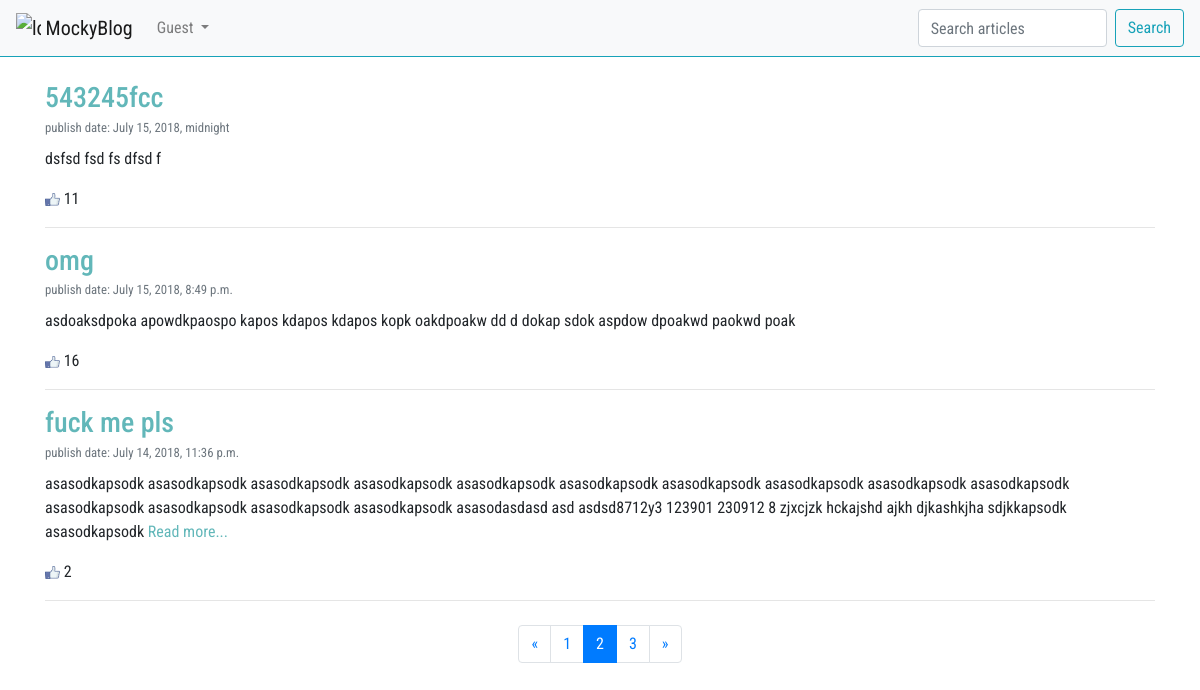
The page /page/2/ on the database its author committed.
### article/models.py (models this page shows, shortened)
class Article(models.Model):
    class Meta:
        db_table = "Article"
    article_title = models.CharField(max_length=200)
    article_text = models.TextField()
    article_date = models.DateTimeField(null=True)
    article_likes = models.IntegerField(default=0)

### article/views.py (the view)
# urls.py: url(r'^page/(\d+)/$', views.articles, name="post_with_pages"),
def articles(request, page_number=1):
    all_articles = Article.objects.all()[::-1]
    current_page = Paginator(all_articles, 3)
    return render(request, template_name='article/articles.html',
                  context={
                      'articles': current_page.page(page_number),
                      'user': auth.get_user(request)
                  })

### article/templates/article/articles.html (shortened to what this page needs)
{% extends 'index.html' %}
{% load static %}
{% block article %}
    <main>
        {% if search_res %}
            <div class="container mt-4">
                {% for article in search_res %}
                    <h3 class="mb-0 pb-0">
                        <a style="color: #62B7B9" href="/article/{{ article.id }}/">{{ article.article_title }}</a>
                    </h3>
                    <small class="text-muted mt-0 pt-0">publish date: {{ article.article_date }}</small>
                    <div class="article_text mt-2 mb-0">
                        {% if article.article_text|length < 300 %}
                            <p> {{ article.article_text }}</p>
                        {% else %}
                            <p>
                                {{ article.article_text|slice:"0:300" }}
                                <a style="color: #62B7B9" href="/article/{{ article.id }}/">Read more...</a>
                            </p>
                        {% endif %}
                    </div>
                    <div class="mt-0">
                        <a href="/article/addlike/{{ article.id }}/">
                            <img src='{% static "likes.png" %}' width="15" alt="likes">
                        </a>
                        {{ article.article_likes }}
                    </div>
                    <hr>
                {% endfor %}
            </div>
            <div class="container mt-4">
                <nav aria-label="Page navigation">
                    <ul class="pagination justify-content-center">
                        {% if search_res.has_previous %}
                            <li class="page-item">
                                <a class="page-link" href="/find/{{ search_res.previous_page_number }}/?q={{ q }}"
                                   aria-label="Previous">
                                    <span aria-hidden="true">&laquo;</span>
                                    <span class="sr-only">Previous</span>
                                </a>
                            </li>
                        {% else %}
                            <li class="page-item disabled">
                                <a class="page-link" href="" aria-label="Previous">
                                    <span aria-hidden="true">&laquo;</span>
                                    <span class="sr-only">Previous</span>
                                </a>
                            </li>
                        {% endif %}
                        {% for page in search_res.paginator.page_range %}
                            {% if page == search_res.number %}
                                <li class="page-item active">
                                    <a class="page-link" href="/find/{{ page }}//?q={{ q }}">
                                        {{ page }}
                                        <span class="sr-only">(current)</span>
                                    </a>
                                </li>
                            {% else %}
                                <li class="page-item"><a href="/find/{{ page }}/?q={{ q }}"
                                                         class="page-link">{{ page }}</a></li>
                            {% endif %}
                        {% endfor %}
                        {% if search_res.has_next %}
                            <li class="page-item">
                                <a class="page-link" href="/find/{{ search_res.next_page_number }}/?q={{ q }}">&raquo;</a>
                            </li>
                        {% else %}
                            <li class="page-item disabled">
                                <a class="page-link" href="">&raquo;</a>
                            </li>
                        {% endif %}
                    </ul>
                </nav>
            </div>
        {% else %}
            <div class="container mt-4">
                {% for article in articles %}
                    <h3 class="mb-0 pb-0">
                        <a style="color: #62B7B9" href="/article/{{ article.id }}/">{{ article.article_title }}</a>
                    </h3>
                    <small class="text-muted mt-0 pt-0">publish date: {{ article.article_date }}</small>
                    <div class="article_text mt-2 mb-0">
                        {% if article.article_text|length < 300 %}
                            <p> {{ article.article_text }}</p>
                        {% else %}
                            <p>
                                {{ article.article_text|slice:"0:300" }}
                                <a style="color: #62B7B9" href="/article/{{ article.id }}">Read more...</a>
                            </p>
                        {% endif %}
                    </div>
                    <div class="mt-0">
                        <a href="/article/addlike/{{ article.id }}/">
                            <img src='{% static "likes.png" %}' width="15" alt="likes">
                        </a>
                        {{ article.article_likes }}
                    </div>
                    <hr>
                {% endfor %}
            </div>
            <div class="container mt-4">
                <nav aria-label="Page navigation">
                    <ul class="pagination justify-content-center">
                        {% if articles.has_previous %}
                            <li class="page-item">
                                <a class="page-link" href="/page/{{ articles.previous_page_number }}/"
                                   aria-label="Previous">
                                    <span aria-hidden="true">&laquo;</span>
                                </a>
                            </li>
                        {% endif %}
                        {% for page in articles.paginator.page_range %}
                            {% if page == articles.number %}
                                <li class="page-item active">
                                    <a class="page-link" href="/page/{{ page }}/">{{ page }} <span class="sr-only">(current)</span></a>
                                </li>
                            {% else %}
                                <li class="page-item"><a href="/page/{{ page }}/" class="page-link">{{ page }}</a></li>
                            {% endif %}
                        {% endfor %}
                        {% if articles.has_next %}
                            <li class="page-item">
                                <a class="page-link" href="/page/{{ articles.next_page_number }}/">&raquo;</a>
                            </li>
                        {% else %}
                            <li class="page-item disabled">
                                <a class="page-link" href="">&raquo;</a>
                            </li>
                        {% endif %}
                    </ul>
                </nav>
            </div>
        {% endif %}
    </main>
{% endblock %}

### rows shown on the page
Article: article_title "543245fcc", article_date "July 15, 2018, midnight", article_text "dsfsd fsd fs dfsd f", article_likes "11"
Article: article_title "omg", article_date "July 15, 2018, 8:49 p.m.", article_text "asdoaksdpoka apowdkpaospo kapos kdapos kdapos kopk oakdpoakw dd d dokap sdok aspdow dpoakwd paokwd poak", article_likes "16"
Article: article_title "fuck me pls", article_date "July 14, 2018, 11:36 p.m.", article_text "asasodkapsodk asasodkapsodk asasodkapsodk asasodkapsodk asasodkapsodk asasodkapsodk asasodkapsodk asasodkapsodk asasodkapsodk asasodkapsodk asasodkapsodk asasodkapsodk asasodkapsodk asasodkapsodk asasodasdasd asd asdsd8712y3 123901 230912 8 zjxcjzk hckajshd ajkh djkashkjha sdjkkapsodk asasodkapsodk", article_likes "2"

### other values the page prints
{{ page }} "1" "3"
{{ page }} "2"
